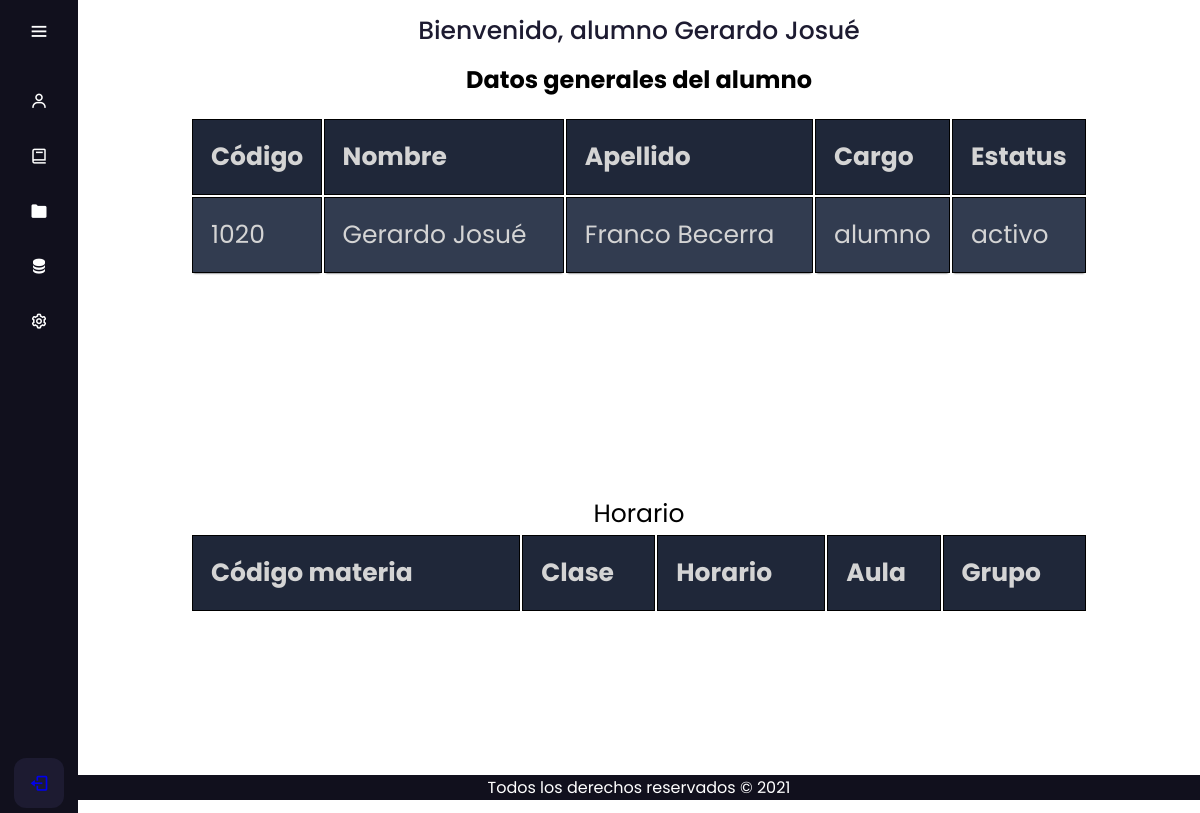
The page /php/inicioAlumno.php (signed in) on the database as committed earlier.
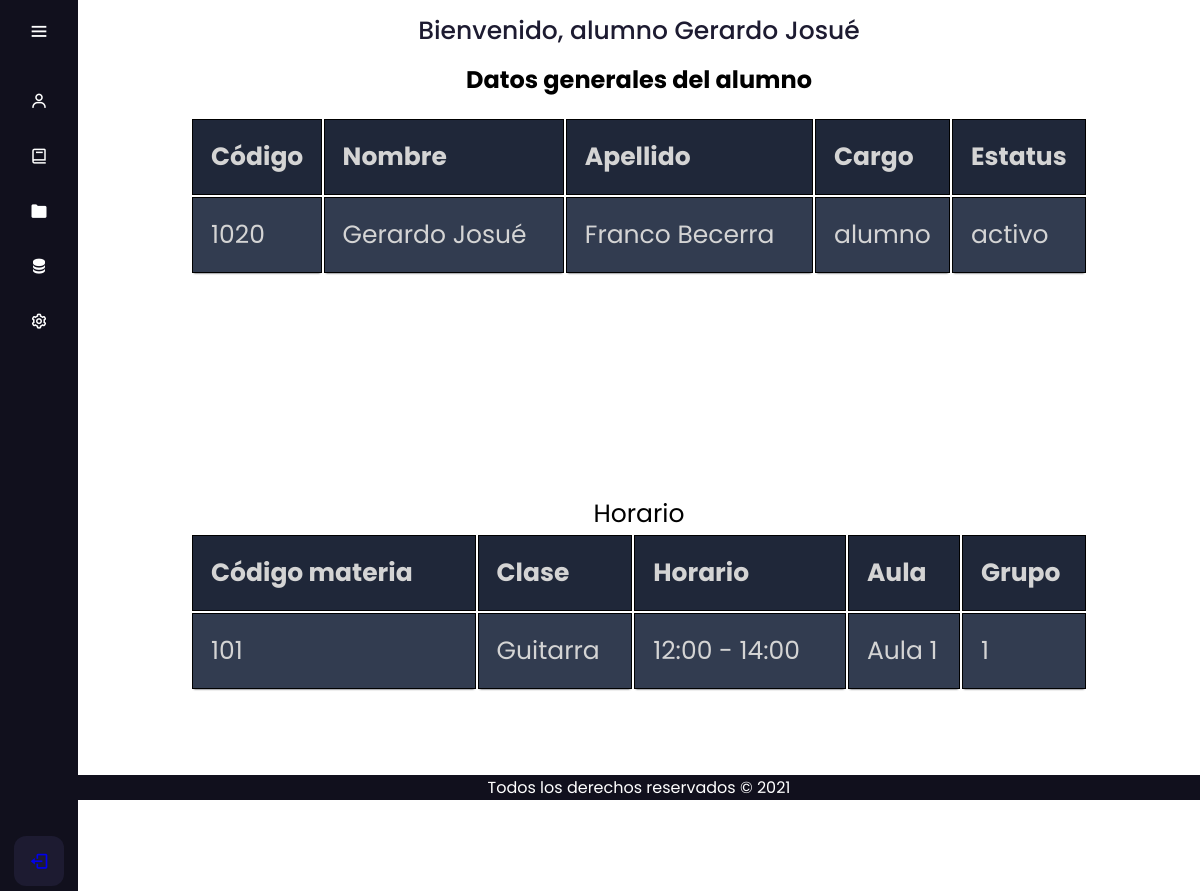
The same page on the database as committed later.
### tables this page shows
CREATE TABLE `materia` (
  `id_materia` varchar(10) NOT NULL,
  `id_docente` varchar(10) NOT NULL,
  `nombre_materia` varchar(30) NOT NULL,
  `hora_inicio` varchar(5) NOT NULL,
  `hora_fin` varchar(5) NOT NULL,
  `aula` varchar(10) NOT NULL,
  `grupo` varchar(10) NOT NULL
);

### php/inicioAlumno.php (the view, shortened to what this page needs)
<?php
    require_once 'conexion.php';
?>
<!DOCTYPE html><html class="menu">
<html ng-app="EM-SCHOOL">
  <head>
    <link rel="stylesheet" href="../css/inicioAlumno.css">
    <link rel="stylesheet" href="https://use.fontawesome.com/releases/v5.8.1/css/all.css">
    <link rel="stylesheet" type="text/css" href="https://netdna.bootstrapcdn.com/font-awesome/4.0.3/css/font-awesome.css" rel="stylesheet">
    <link href='https://unpkg.com/boxicons@2.0.7/css/boxicons.min.css' rel='stylesheet'>
  </head>
  <body>
    <div class="sidebar">
      <div class="logo_content">
        <i class='bx bx-menu' id="btn" ></i>
      </div>
      <ul class="nav_list">
        <li>
          <a href="inicioAlumno.php">
            <i class='bx bx-user' ></i>
          </a>
        </li>
        <li>
          <a href="calificaciones.php">
            <i class='bx bx-book'></i>
          </a>
        </li>
        <li>
          <a href="registro.php">
            <i class='bx bxs-folder'></i>
          </a>
        </li>
        <li>
          <a href="servicios.php">
            <i class='bx bxs-data'></i>
          </a>
        </li>
        <li>
          <a href="configuracion.php">
            <i class='bx bx-cog' ></i>
          </a>
        </li>
      </ul>
      <div class="profile_content">
        <div class="profile">
          <a href="logout.php">
          <i class='bx bx-log-out' id="log_out" ></i>
          </a>
        </div>
      </div>
    </div>
    <div class="home_content">
        <div class="text">Bienvenido, alumno
        <?php
        $valor = $_SESSION['codigo'];
        $query = mysqli_query($conexion, "SELECT * FROM persona WHERE codigo = '$valor'");
        $usuario = mysqli_fetch_assoc($query);
        echo $usuario['nombre'];
        $materias = mysqli_query($conexion, "SELECT * FROM `calificacion` WHERE id_alumno = '$valor' ORDER BY id_materia ASC");
        $amaterias = array();
        $i = 0;
        while($prueba = mysqli_fetch_array($materias)){$amaterias[$i] = $prueba['id_materia'];$i++;};
        $horario = mysqli_query($conexion, "SELECT * FROM materia WHERE materia.id_materia ORDER BY id_materia ASC");
        $aux = mysqli_query($conexion, "SELECT * FROM materia WHERE materia.id_materia ORDER BY id_materia ASC");
        $ahorario = array();
        $j = 0;
        while($prueba = mysqli_fetch_array($aux)){$ahorario[$j] = $prueba['id_materia'];$j++;}
        ?>
        </div>
        <h2>Datos generales del alumno</h2>
          <div id = "datos">
              <table class="container">
                <thead>
                  <th>Código</th>
                  <th>Nombre</th>
                  <th>Apellido</th>
                  <th>Cargo</th>
                  <th>Estatus</th>
                </thead>
                <tbody>
                  <tr>
                    <td><?php echo $usuario['codigo'];?></td>
                    <td><?php echo $usuario['nombre'];?></td>
                    <td><?php echo $usuario['apellido'];?></td>
                    <td><?php echo $usuario['cargo'];?></td>
                    <td><?php echo $usuario['estatus'];?></td>
                  </tr>
                </tbody>
              </table>
              <table class="container">
	<caption>Horario</caption>
		<thead>
		<tr>
      <th>Código materia</th>
      <th>Clase</th>
      <th>Horario</th>
      <th>Aula</th>
      <th>Grupo</th>
		</tr>
	</thead>
		<tbody>
		<?php $i = 0;
    if(mysqli_num_rows($materias) > 0){ while($calificacion = mysqli_fetch_array($horario)){ ?>
  <tr>
    <?php
      $exists = $amaterias[$i];
    if(in_array($exists, $ahorario) && $calificacion['id_materia'] == $exists){
    ?>
    <td><?php echo $calificacion['id_materia']?></td>
    <td><?php echo $calificacion['nombre_materia']?></td>
    <td><?php echo $calificacion['hora_inicio']?> - <?php echo $calificacion['hora_fin']?></td>
    <td><?php echo $calificacion['aula']?></td>
    <td><?php echo $calificacion['grupo'];$i++;?></td>
</tr>
  <?php
      }
    }
  }
  ?>
	</tbody>
	</table>
          </div>
        <div class="footer">
        <p> Todos los derechos reservados © 2021</p>
      </div>
      </div>
</body>
</html>

Rows that differ between the two databases and show on the page:
now on this page (row edited): materia: id_materia "101", nombre_materia "Guitarra", hora_inicio "12:00", hora_fin "14:00", aula "Aula 1", grupo "1"
